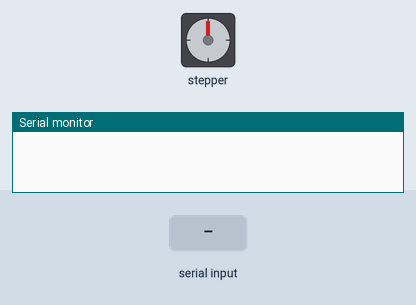
A sketch run on a simulated Arduino Uno, built with avr-gcc and run on an emulated ATmega328P. On the bench: stepper motor, the last lines printed to the serial monitor. Inputs (shaded band) come from the test bench. Stepper angles assume 200 steps per turn.

Above: at 1.2 s.
1.3 s: "1" received over Serial
At 1.45 s:
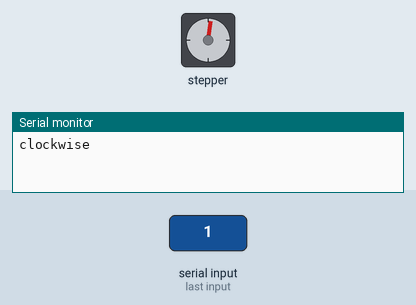
At 1.97 s:
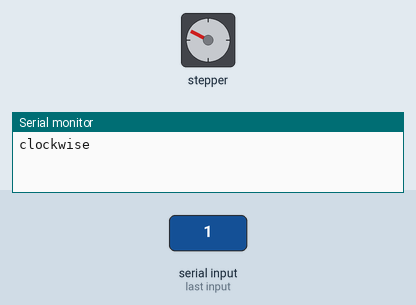
3.5 s: "2" received over Serial
At 3.65 s:
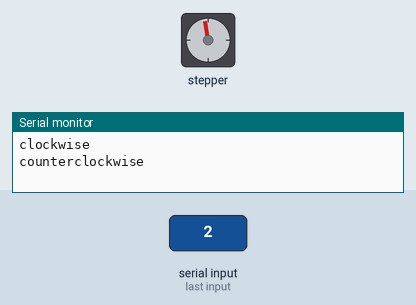
Timing chart, 0 to 6.5 s (numbered marks = the images above; inputs shaded):
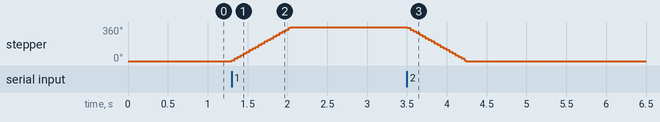

The sketch:

stepmotor.ino
```cpp
/*
 * This is the working code for the Stepper motors on pins 2 through 5
 * works with all 4 motors connected in parallel with the bread board
 */

#include <Stepper.h>

//
const int stepsPerRevolution = 200;  // change this to fit the number of steps per revolution
// for your motor

// initialize the stepper library on pins 8 through 11:
char command = '0';
Stepper myStepper(stepsPerRevolution, 2, 3, 4, 5);

void setup()
{
  myStepper.setSpeed(80);
  // initialize the serial port:
  Serial.begin(9600);
}

void loop() {
  if(Serial.available())
  {
      command = Serial.read();
      if(command == '1')
      {
        //set the speed at 80 rpm
        //myStepper.setSpeed(80);
        //step 1 rev in clockwise direction
        Serial.println("clockwise");
        myStepper.step(stepsPerRevolution);
        //delay(500);
      }
      else if(command == '2')
      {
        //set the speed at 80 rpm
         //myStepper.setSpeed(80);
        //step 1 rev in counterclockwise direction
        Serial.println("counterclockwise");
        myStepper.step(-stepsPerRevolution);
        //delay(500);
      }else if (command == '0') {
        //myStepper.setSpeed(0);
      }
  }
  /*else
  {
    myStepper.setSpeed(0);
  }*/
}
```

Measured:
- after the input at 1.3 s, stepper: turns 360° clockwise in 0.74 s, starting at once
- after the input at 3.5 s, stepper: turns 360° counter-clockwise in 0.74 s, starting at once
